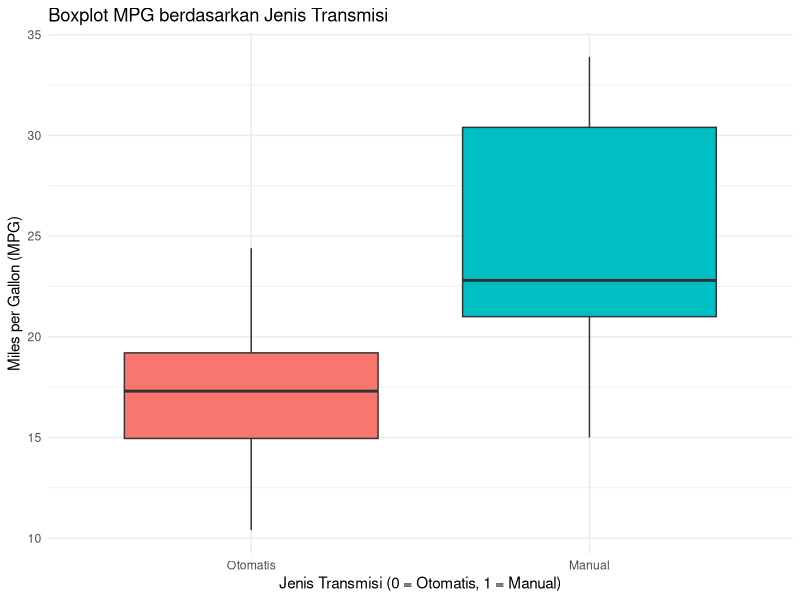
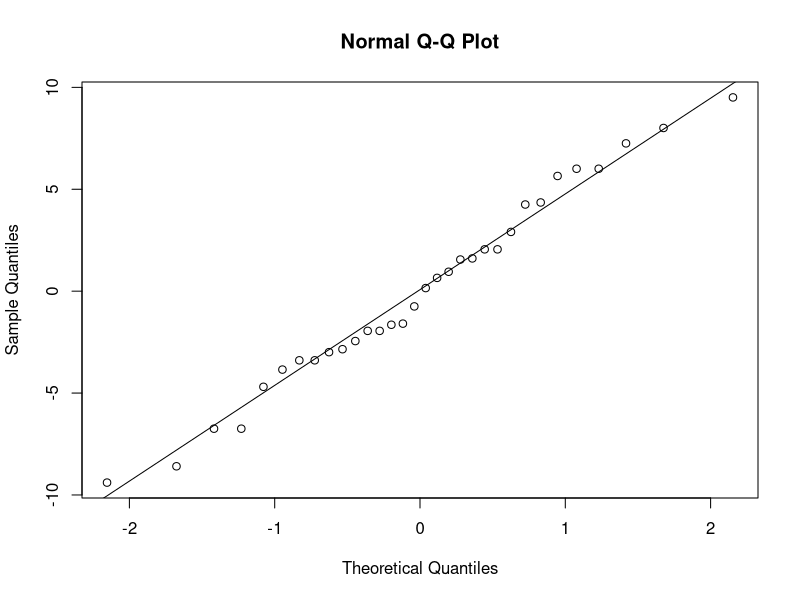

The R source for these figures, in order:
## NAMA : GABRIEL PASKHA CESHAR GINTING
## NIM :2415091047
## KELAS : 1 DPS



# Instalasi paket yang dibutuhkan
if (!require(ggplot2)) {
  install.packages("ggplot2")
}
# dataset "car" adalah dataset yang di sediakan oleh R Studio
if (!require(car)) {
  install.packages("car")
}

# Memuat dataset mtcars
data(mtcars)

# Menampilkan sekilas dataset
head(mtcars)

# Mengubah variabel 'am' menjadi faktor
mtcars$am <- as.factor(mtcars$am)

# Melakukan ANOVA untuk mpg berdasarkan am
anova_result <- aov(mpg ~ am, data = mtcars)

# Menampilkan hasil ANOVA
summary(anova_result)

# Uji Tukey jika ANOVA signifikan
tukey_result <- TukeyHSD(anova_result)
summary(tukey_result)

# Membuat boxplot untuk mpg berdasarkan am
library(ggplot2)
ggplot(mtcars, aes(x = am, y = mpg)) +
  geom_boxplot(aes(fill = am)) +
  labs(title = "Boxplot MPG berdasarkan Jenis Transmisi",
       x = "Jenis Transmisi (0 = Otomatis, 1 = Manual)",
       y = "Miles per Gallon (MPG)") +
  scale_x_discrete(labels = c("0" = "Otomatis", "1" = "Manual")) +
  theme_minimal() +
  theme(legend.position = "none")

# Memeriksa normalitas residuals dengan plot Q-Q
qqnorm(residuals(anova_result))
qqline(residuals(anova_result))

# Memeriksa homogenitas varians dengan uji Bartlett
bartlett_test <- bartlett.test(mpg ~ am, data = mtcars)
print(bartlett_test)
